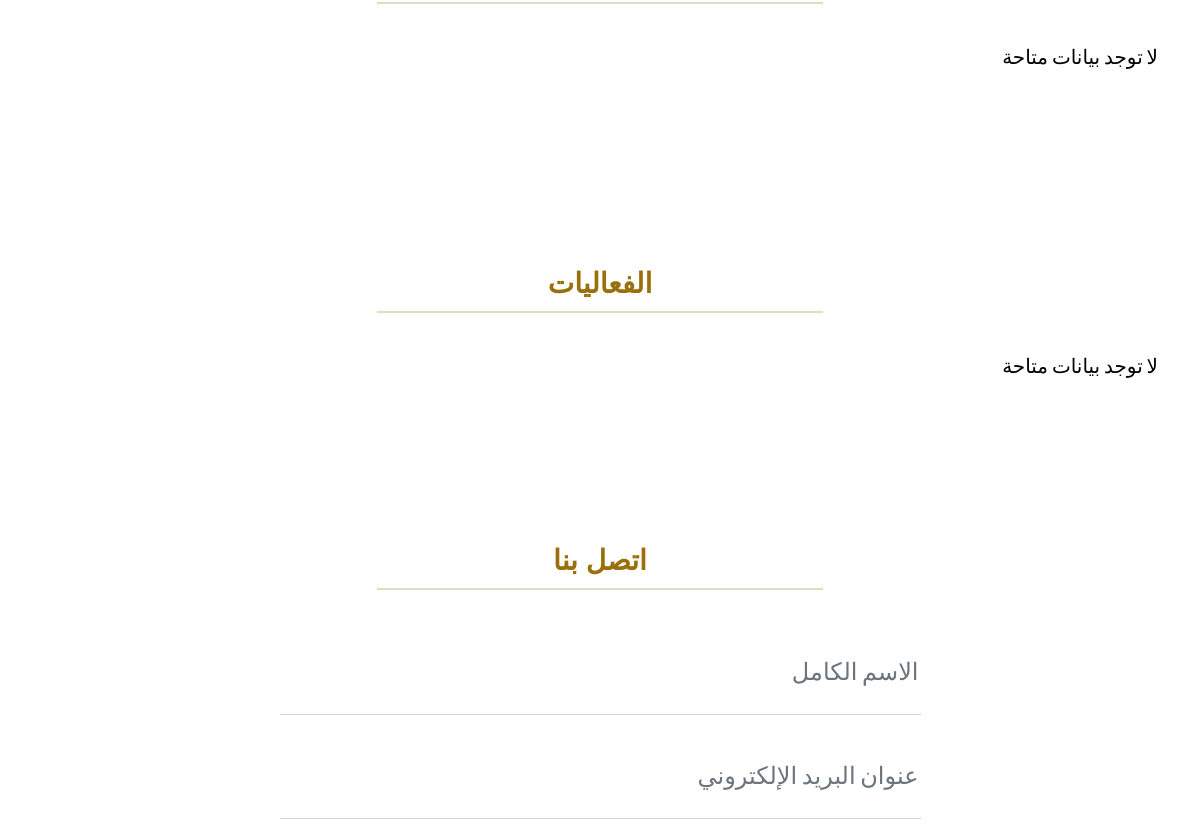
Page /arabic (middle part) on the earlier database version.
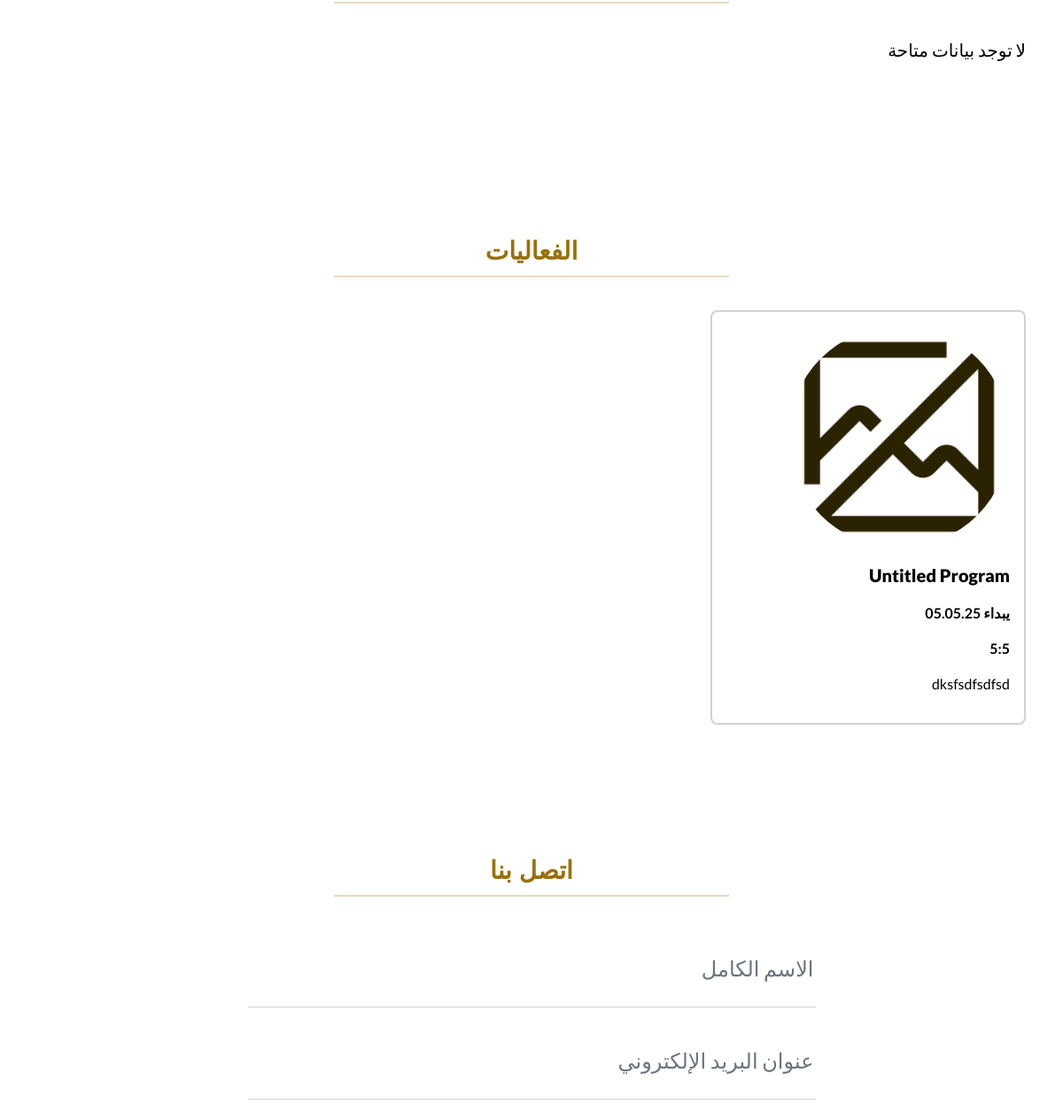
Same page on the later database version.
### app/models.py (models this page shows, shortened)
class ProgramArabic(models.Model):
    img = models.ImageField(upload_to="programs/", blank=True, null=True)
    title = models.CharField(max_length=80, default="Untitled Program", blank=False)
    when_starts = models.CharField(max_length=80, blank=True)
    when_at = models.CharField(max_length=80, default='time_zone', blank=False)
    description = models.TextField(max_length=2000, blank=True)
    class Meta:
        verbose_name = "Program Arabic"

### app/views.py (the view, shortened to what this page needs)
# urls.py: path('arabic', views.arabic, name="arabic"),
@csrf_exempt
def arabic(request):
    aktuellesArabic = AktuelleArabic.objects.all()
    programsArabic = ProgramArabic.objects.all()
    context = {
        "aktuellesArabic":aktuellesArabic,
        "programsArabic":programsArabic,
    }
    return render(request, 'arabic.html', context)

### templates/arabic.html (shortened to what the changed rows need)
<!DOCTYPE html>
{% load static %}
<html lang="ar" dir="rtl">
    <head>
        <link rel="stylesheet" tayp='text/css' href= "{% static 'css/style.css' %}" />
    </head>
    <body id="page-top">
        <br><br>
         <section class="page-section text-white mb-0" id="events">
            <div class="container">
                <h2 class="page-section-heading text-center text-uppercase text-white">الفعاليات</h2>
                <div class="program-scroll-container">
                    {% for program in programsArabic %}
                    <div class="program-card text-white">
                        <div class="card h-100 text-white">
                            <div class="card-body">
                                {% if program.img%}
                                <img src="{{program.img.url}}" alt="Event Image" class="img-fluid mb-3 rounded-circle" style="width: 250px; height: 250px; object-fit: cover;">
                                {% else %}
                                <img src="/static/assets/noimage.png" alt="Event Image" class="img-fluid mb-3 rounded-circle" style="width: 250px; height: 250px; object-fit: cover;">
                                {% endif %}
                                <p class="lead" style="font-weight: 900;"><strong>{{ program.title }}</strong></p>
                                <p style="font-weight: 700;">يبداء {{program.when_starts}}</p>
                                <p style="font-weight: 700;">{{program.when_at}}</p>
                                <p>{{program.description}}</p>
                            </div>
                        </div>
                    </div>
                    {% empty%}
                    <div class="col-lg-10 ms-auto"><p class="lead">لا توجد بيانات متاحة</p></div>
                    {% endfor %}
                </div>
            </div>
        </section>
        <section class="page-section" id="contact">
            <div class="container">
                <h2 class="page-section-heading text-center text-uppercase text-white">اتصل بنا</h2>
            </div>
        </section>
    </body>
</html>

Differences in the rows shown:
added ProgramArabic: title "Untitled Program", when_starts "05.05.25", when_at "5:5", description "dksfsdfsdfsd"
Other differences:
text no longer shown: "لا توجد بيانات متاحة"
